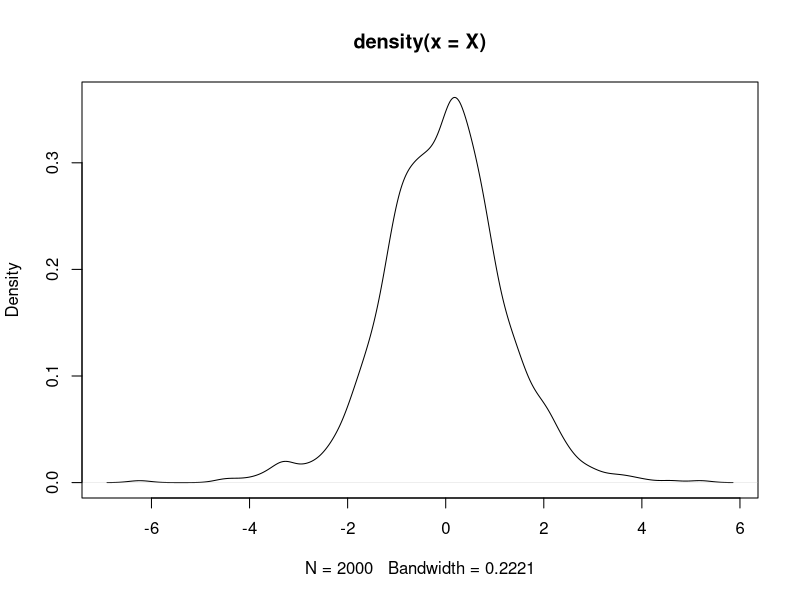
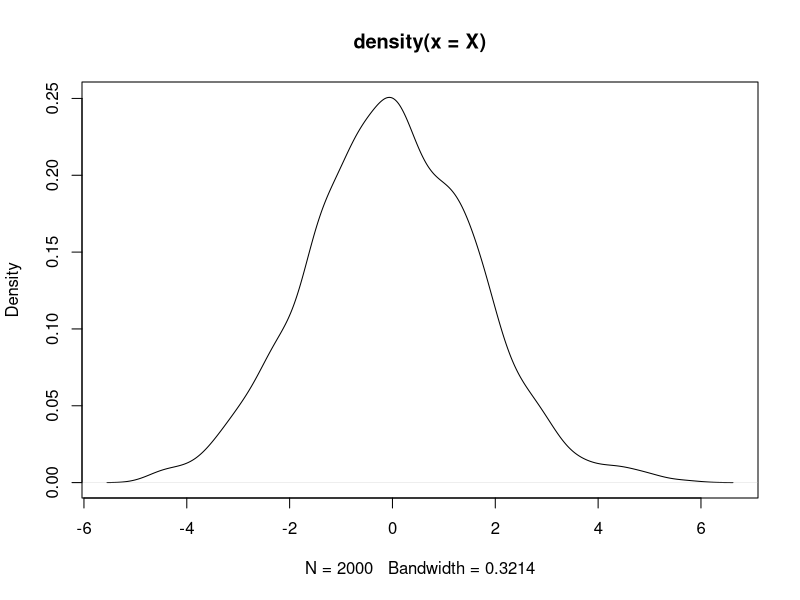
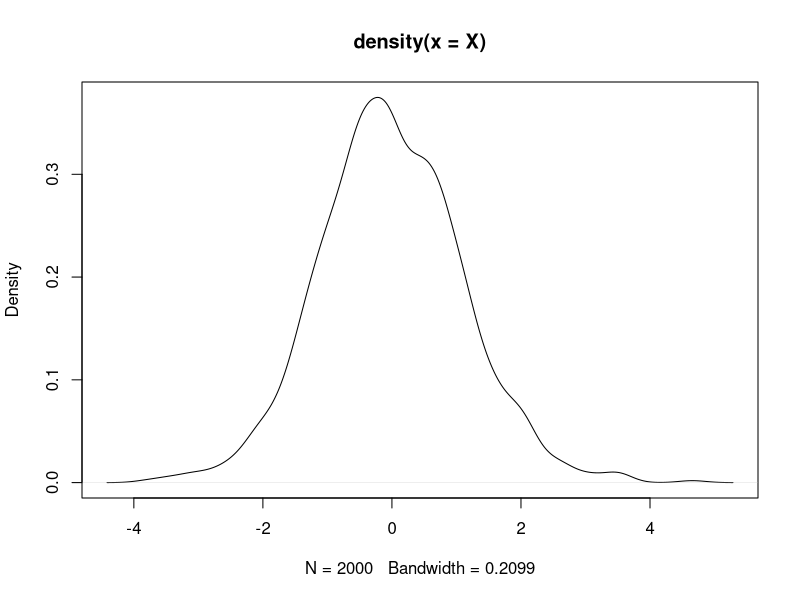
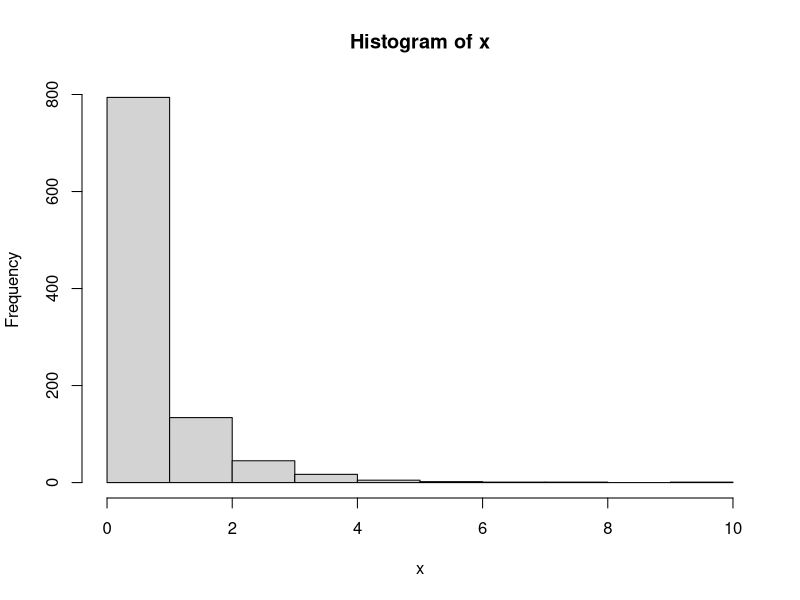
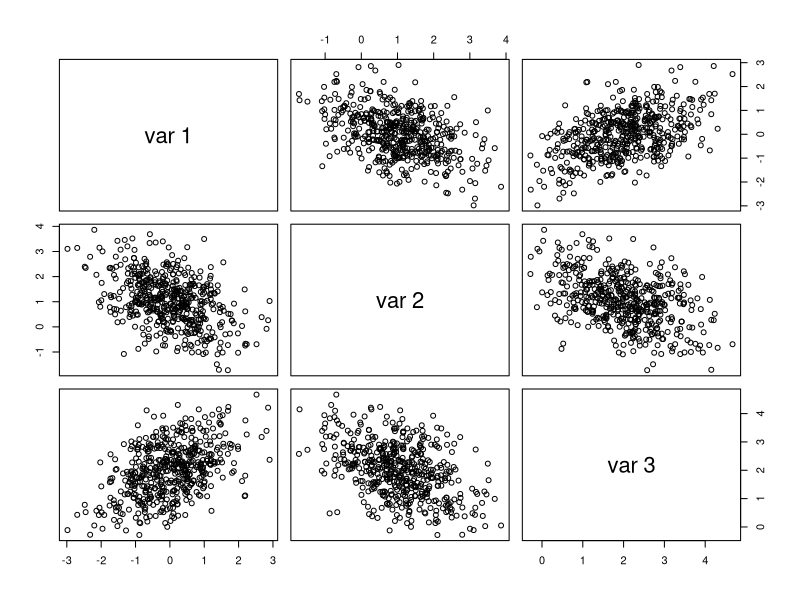

Reproduce these figures in R, in order.
## ---- chunk 1
knitr::opts_chunk$set(echo = TRUE)
## ---- chunk 2
# generate unif(0, 0.5)
m <- 10000
theta <- numeric(m)
x <- runif(m, min = 0, max = 0.5)
theta.hat <- mean(exp(-x))*0.5
theta.hat
# variance of theta.hat
for (i in 1:m) {
  theta[i] <- exp(-x[i])
}
variance <- 0.25/m * var(theta)
variance
## ---- chunk 3
library(MASS)
# write function
loc.mix.0 <- function(n, p, mu1, mu2, Sigma1, Sigma2) {
#generate sample from BVN location mixture
X <- matrix(0, n, 2)
for (i in 1:n) {
k <- rbinom(1, size = 1, prob = p)
if (k)
X[i,] <- mvrnorm(1, mu = mu1, Sigma1) else
X[i,] <- mvrnorm(1, mu = mu2, Sigma2)
}
return(X)
}

X <- loc.mix.0(1000, 0.75, 0, 0 ,1, 3)
plot(density(X))

X <- loc.mix.0(1000, 0.1, 0, 0 ,1, 3)
plot(density(X))

X <- loc.mix.0(1000, 0.9, 0, 0 ,1, 3)
plot(density(X))
## ---- chunk 4
# generate distributions of Lambda
n <- 1000 #1000 random variables 
r <- 4
beta <- 2
lambda <- rgamma(n, r, beta)

#now apply the sample of lambda as the exponetial
x <- rexp(n, lambda)
hist(x)
## ---- chunk 5
rmvn.Choleski <-
function(n, mu, Sigma){
# generate n random vectors from MVN(mu, Sigma)
# dimension is inferred from mu and Sigma
d <- length(mu)
Q <- chol(Sigma) # Choleski factorization of Sigma
Z <- matrix(rnorm(n*d), nrow = n, ncol = d)
X <- Z %*% Q + matrix(mu, n, d, byrow = TRUE)
X
}
# write input mean matrix and covriance matrix

mu <- c(0,1,2)
Sigma <- matrix(c(1, -0.5, 0.5, -0.5, 1, -0.5, 0.5, -0.5, 1), 
                nrow = 3, byrow = TRUE)

X <- rmvn.Choleski(500, mu, Sigma)
pairs(X)
